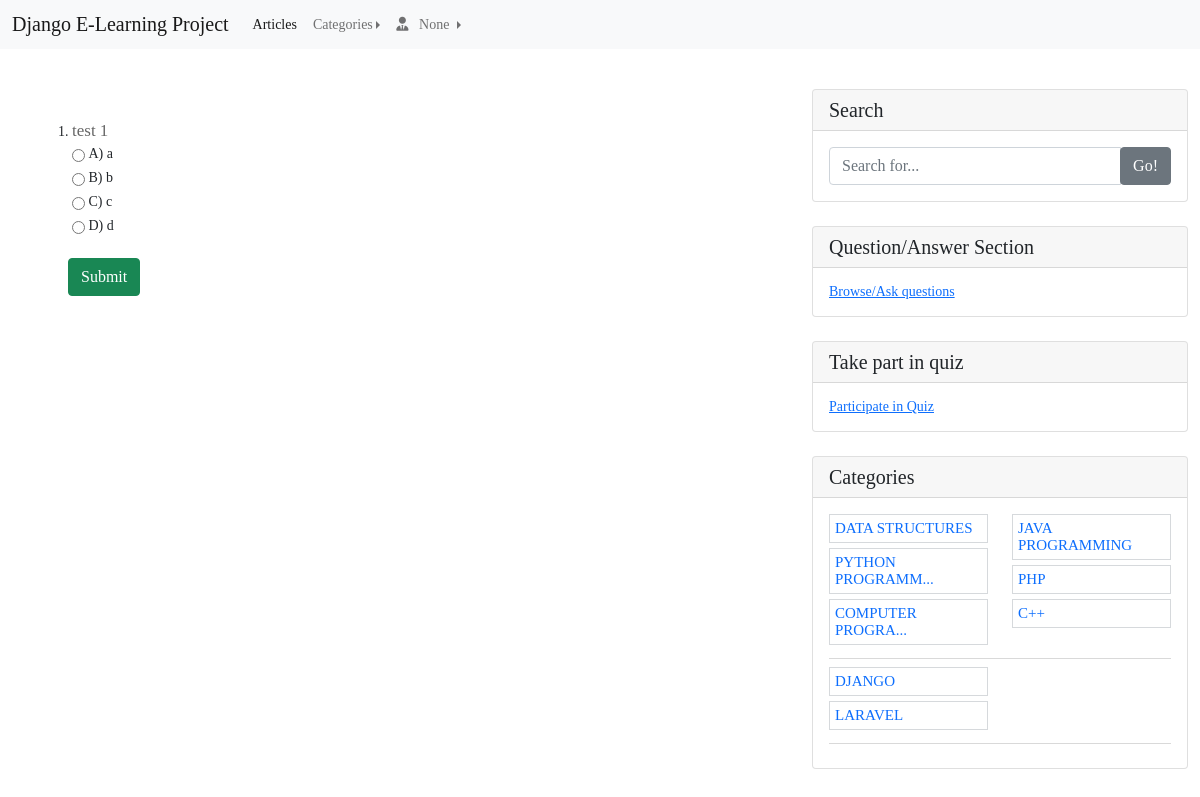
The page /quiz/show-quiz-questions/1/ on the database its author committed.
### App_Quiz/models.py (models this page shows)
class QuizQuestion(models.Model):
    quiz = models.ForeignKey(Quiz, on_delete=models.CASCADE, related_name='quiz_questions')
    category = models.ForeignKey(Category, on_delete=models.CASCADE, related_name='category_quiz_questions')
    created_by = models.ForeignKey(User, on_delete=models.CASCADE, related_name='user_quiz_questions')
    quiz_question = models.CharField(max_length=500)
    option1 = models.CharField(max_length=500)
    option2 = models.CharField(max_length=500)
    option3 = models.CharField(max_length=500)
    option4 = models.CharField(max_length=500)
    lst = (('A', 'option 1'), ('B', 'option 2'), ('C', 'option 3'), ('D', 'option 4'))
    answer = models.CharField(max_length=2, choices=lst, default=lst[0])
    created_at = models.DateTimeField(auto_now_add=True)
    updated_at = models.DateTimeField(auto_now=True)

### App_Article/models.py (models this page shows, shortened)
class Category(models.Model):
    category_name = models.CharField(max_length=100, unique=True, blank=False, null=False)
    created_by = models.ForeignKey(User, on_delete=models.DO_NOTHING, related_name='user_categories')
    created_at = models.DateTimeField(auto_now_add=True)
    updated_at = models.DateTimeField(auto_now=True)
    class Meta:
        verbose_name_plural = 'Categories'

### App_Quiz/views.py (the view, shortened to what this page needs)
# urls.py: path('show-quiz-questions/<quiz_id>/', views.ShowQuizQuestions.as_view(), name='show_quiz_questions'),
class ShowQuizQuestions(ListView):
    template_name = 'App_Quiz/show_quiz_questions.html'
    def get_context_data(self, *, object_list=None, **kwargs):
        context = super(ShowQuizQuestions, self).get_context_data(**kwargs)
        context['categories'] = Category.objects.all()
        return context
    def get_queryset(self):
        quiz = get_object_or_404(Quiz, pk=self.kwargs['quiz_id'])
        return QuizQuestion.objects.filter(quiz=quiz)

### App_Article/templatetags/custom_tags.py (called while the page is built)
@register.filter(name='category_range_filter')
def category_range_filter(value):
    if len(value) > 16:
        return value[0:15]+'...'
    return value

@register.filter(name='encode_plus')
def encode_plus(value):
    return value.replace('+', '%2B')

@register.filter(name='as_chunks')
def as_chunk(lst, chunk_size):
    limit = ceil(len(lst) / chunk_size)
    for idx in range(limit):
        yield lst[chunk_size*idx:chunk_size*(idx+1)]

### templates/App_Quiz/show_quiz_questions.html (shortened to what this page needs)
{% extends 'base.html' %}
{% load static %}
{% load crispy_forms_tags %}
{% load custom_tags %}
{% block style_block %}
    <link rel="stylesheet" href="{% static 'css/quiz_style.css' %}">
{% endblock %}
{% block body_block %}
    <div class="row">
        <div class="col-md-8 mt-5">
            {% if object_list %}
                <form class="p-2" method="POST" id="quiz">
                    <ol>
                        {% for quiz_question in object_list %}
                            <li>
                                <h3>{{ quiz_question.quiz_question }}</h3>
                                <div>
                                    <input type="radio" name="{{ quiz_question.pk }}" id="question-{{ quiz_question.pk }}-answers-A" value="A" />
                                    <label for="question-{{ quiz_question.pk }}-answers-A">A) {{ quiz_question.option1 }} </label>
                                </div>
                                <div>
                                    <input type="radio" name="{{ quiz_question.pk }}" id="question-{{ quiz_question.pk }}-answers-B" value="B" />
                                    <label for="question-{{ quiz_question.pk }}-answers-B">B) {{ quiz_question.option2 }}</label>
                                </div>
                                <div>
                                    <input type="radio" name="{{ quiz_question.pk }}" id="question-{{ quiz_question.pk }}-answers-C" value="C" />
                                    <label for="question-{{ quiz_question.pk }}-answers-C">C) {{ quiz_question.option3 }}</label>
                                </div>
                                <div>
                                    <input type="radio" name="{{ quiz_question.pk }}" id="question-{{ quiz_question.pk }}-answers-D" value="D" />
                                    <label for="question-{{ quiz_question.pk }}-answers-D">D) {{ quiz_question.option4 }}</label>
                                </div>
                            </li>
                        {% endfor %}
                    </ol>
                    <input class="btn btn-success ms-5" type="submit" value="Submit" />
                </form>
            {% endif %}
        </div>
        {% include 'sidebar.html' %}
    </div>
{% endblock %}

### templates/sidebar.html
{% load custom_tags %}
<div class="col-md-4">
    <div class="card my-4">
      <h5 class="card-header">Search</h5>
      <div class="card-body">
        <div class="input-group">
          <input type="text" class="form-control" placeholder="Search for...">
          <span class="input-group-append">
            <button class="btn btn-secondary" type="button">Go!</button>
          </span>
        </div>
      </div>
    </div>
    <div class="card my-4">
      <h5 class="card-header">Question/Answer Section</h5>
      <div class="card-body">
        <a href="{% url 'App_QuestionAnswer:question_list' %}">Browse/Ask questions</a>
      </div>
    </div>
    <div class="card my-4">
      <h5 class="card-header">Take part in quiz</h5>
      <div class="card-body">
          <a href="{% url 'App_Quiz:home' %}">Participate in Quiz</a>
      </div>
    </div>
    <div class="card my-4">
      <h5 class="card-header">Categories</h5>
      <div class="card-body">
            {% for chunk in categories|as_chunks:6 %}
                <div class="row">
                    {% for chunk2 in chunk|as_chunks:3 %}
                      <div class="col-lg-6">
                        <ul class="list-unstyled mb-0">
                          {% for category in chunk2 %}
                              <li style="font-size: 15px; border: 1px solid #d6d9dc; margin-bottom: 5px; padding: 5px;">
                                <a style="text-decoration: none;" href="{% url 'App_Article:home' %}?query_category={{ category.category_name|encode_plus }}">{{ category.category_name|category_range_filter }}</a>
                              </li>
                          {% endfor %}
                        </ul>
                      </div>
                    {% endfor %}
                </div>
                <div class="dropdown-divider"></div>
            {% endfor %}
      </div>
    </div>
</div>

### static/css/main.css (style rules this page uses)
body { font-family: "Times New Roman"; }

### static/css/quiz_style.css (style rules this page uses)
* { margin: 0; padding: 0; }
body { font: 14px Georgia, serif; }
#quiz input { vertical-align: middle; }
#quiz ol { margin: 0 0 10px 20px; }
#quiz ol li { margin: 0 0 20px 0; }
#quiz ol li div { padding: 4px 0; }
#quiz h3 { font-size: 17px; margin: 0 0 1px 0; color: #666; }

### rows shown on the page
QuizQuestion: quiz_question "test 1", option1 "a", option2 "b", option3 "c", option4 "d"
Category: category_name|category_range_filter "DATA STRUCTURES"
Category: category_name|category_range_filter "PYTHON PROGRAMM..."
Category: category_name|category_range_filter "COMPUTER PROGRA..."
Category: category_name|category_range_filter "JAVA PROGRAMMING"
Category: category_name|category_range_filter "PHP"
Category: category_name|category_range_filter "C++"
Category: category_name|category_range_filter "DJANGO"
Category: category_name|category_range_filter "LARAVEL"
